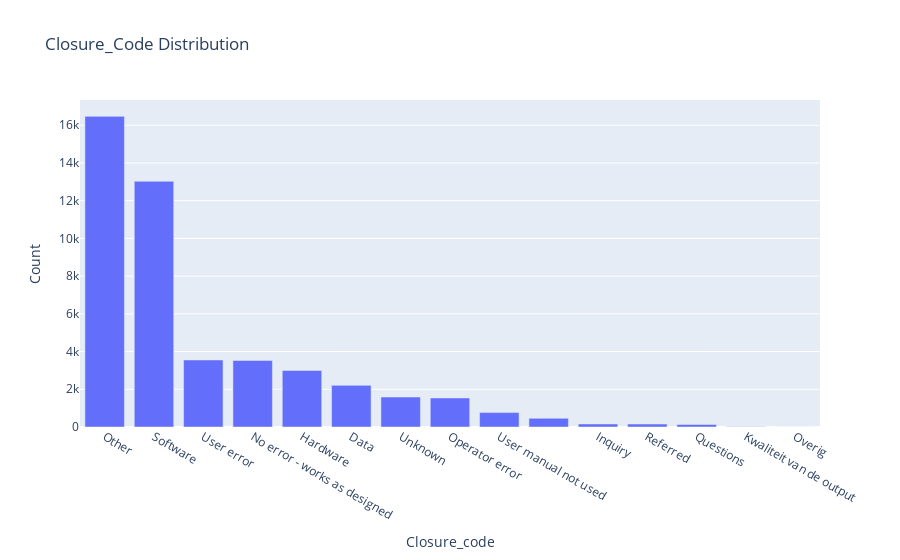

The notebook cell this image was saved under:
### Markdown cell above
### Closure_Code Distribution

### Code cell
closure_v= df['Closure_Code'].value_counts().reset_index()
closure_v.columns = ['Closure_code', 'Count']
px.bar(closure_v,  x='Closure_code', y='Count', title='Closure_Code Distribution')

### Figure 1 — Plotly figure (JSON) as saved in the notebook; plotly's stock layout.template omitted (floating-point values rounded to 4 significant figures)
{"data": [{"hovertemplate": "Closure_code=%{x}<br>Count=%{y}<extra></extra>", "legendgroup": "", "marker": {"color": "#636efa", "pattern": {"shape": ""}}, "name": "", "orientation": "v", "showlegend": false, "textposition": "auto", "type": "bar", "x": ["Other", "Software", "User error", "No error - works as designed", "Hardware", "Data", "Unknown", "Operator error", "User manual not used", "", "Inquiry", "Referred", "Questions", "Kwaliteit van de output", "Overig"], "xaxis": "x", "y": [16470, 13027, 3554, 3530, 2999, 2209, 1590, 1539, 765, 460, 162, 158, 132, 10, 1], "yaxis": "y"}], "layout": {"barmode": "relative", "legend": {"tracegroupgap": 0}, "title": {"text": "Closure_Code Distribution"}, "xaxis": {"anchor": "y", "domain": [0, 1], "title": {"text": "Closure_code"}}, "yaxis": {"anchor": "x", "domain": [0, 1], "title": {"text": "Count"}}}}
